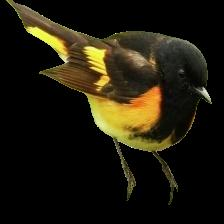
#> input picture Bird_dataset_OZ_1/AMERICAN REDSTART/1.jpg, 224 x 224 px, found by its file name
$ jupyter execute test_data.ipynb
#> lines starting #> are read from the running program, lines starting #| are printed output that depends on the picture; long printed decimals are rounded
[cell 1]
import cv2
import os
import numpy as np
from skimage import feature
from skimage import exposure
import matplotlib.pyplot as plt
import csv

[cell 2]
# Provide the path to the image
image_path = 'D:\\HCSDLDPT\\HCSDLDPT_birds_classification\\Bird_dataset_OZ_1\\OCELLATED TURKEY\\1.jpg'

[cell 3]
# Function to calculate the HSV histogram and display the feature vector
def hsv_histogram_feature_vector(image_path):
    # Load the image
    image = cv2.imread(image_path)
#> image is the input picture: shape (224, 224, 3); mean B, G, R 13.1, 26.7, 31.2

    # Check if image is loaded properly
    if image is None:
        print(f"Error: Unable to load image at {image_path}")
        return None

    # Convert the image from BGR to RGB then to HSV
    image_rgb = cv2.cvtColor(image, cv2.COLOR_BGR2RGB)
    image_hsv = cv2.cvtColor(image_rgb, cv2.COLOR_RGB2HSV)
#> image_hsv: shape (224, 224, 3); mean H, S, V 17.2, 72.6, 31.7

    # Define the number of bins for each channel
    h_bins = 8
    s_bins = 12
    v_bins = 3

    # Calculate the histogram for each channel
    hist_h = cv2.calcHist([image_hsv], [0], None, [h_bins], [0, 180])
#> hist_h = [36502, 8973, 1879, 107, 158, 2234, 179, 144]
    hist_s = cv2.calcHist([image_hsv], [1], None, [s_bins], [0, 256])
#> hist_s = [28490, 971, 1159, 1657, 1738, 1690, 1810, 1699, 1705, 2008, 748, 6501]
    hist_v = cv2.calcHist([image_hsv], [2], None, [v_bins], [0, 256])
#> hist_v = [42566, 4377, 3233]

    # Normalize the histograms
    hist_h = cv2.normalize(hist_h, hist_h).flatten()
#> hist_h = [0.968, 0.238, 0.0498, 0.00284, 0.00419, 0.0593, 0.00475, 0.00382]
    hist_s = cv2.normalize(hist_s, hist_s).flatten()
#> hist_s = [0.961, 0.0328, 0.0391, 0.0559, 0.0586, 0.057, 0.0611, 0.0573, 0.0575, 0.0677, 0.0252, 0.219]
    hist_v = cv2.normalize(hist_v, hist_v).flatten()
#> hist_v = [0.992, 0.102, 0.0753]

    # Concatenate the histograms into a single feature vector
    feature_vector = np.concatenate((hist_h, hist_s, hist_v))
#> feature_vector = 23 values, max 0.992 at index 20, min 0.00284 at index 3, mean 0.182

    # Print the feature vector
    print("Feature Vector (Length {}):".format(len(feature_vector)))
#| Feature Vector (Length 23):
    print(feature_vector)
#| [0.9681 0.238 0.04984  0.002838 0.004191 0.05925
#|  0.004748 0.003819 0.9612 0.03276 0.0391 0.0559
#|  0.05864 0.05702 0.06107 0.05732 0.05752 0.06775
#|  0.02524 0.2193 0.9919  0.102 0.07534]

    # Plot the histograms
    plt.figure(figsize=(12, 4))

    # Hue Histogram
    plt.subplot(1, 3, 1)
    plt.bar(range(h_bins), hist_h, color='r')
    plt.title('Hue Histogram')
    plt.xlim([0, h_bins - 1])

    # Saturation Histogram
    plt.subplot(1, 3, 2)
    plt.bar(range(s_bins), hist_s, color='g')
    plt.title('Saturation Histogram')
    plt.xlim([0, s_bins - 1])

    # Value Histogram
    plt.subplot(1, 3, 3)
    plt.bar(range(v_bins), hist_v, color='b')
    plt.title('Value Histogram')
    plt.xlim([0, v_bins - 1])

    plt.tight_layout()
    plt.show()
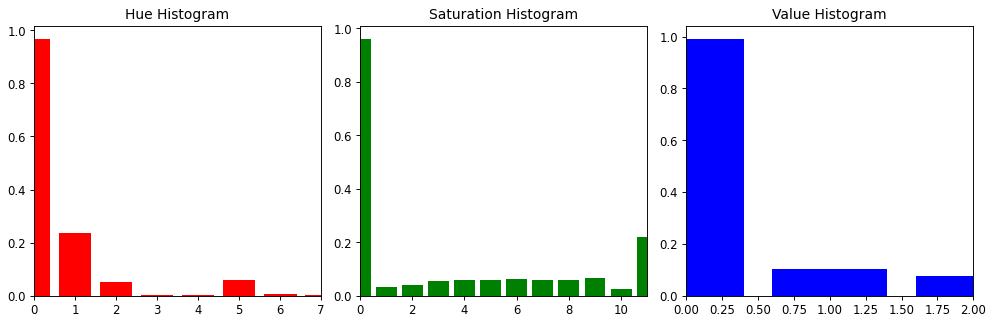
#> figure drawn by matplotlib, 3 panels; panel 1: tallest bar 0.968 high, from x = -0.4 to 0.4; panel 2: tallest bar 0.961 high, from x = -0.4 to 0.4; panel 3: tallest bar 0.992 high, from x = -0.4 to 0.4

    return feature_vector

# Generate and display the feature vector for the HSV histogram
feature_vector = hsv_histogram_feature_vector(image_path)

[cell 4]
def convert_image_rgb_to_gray(img_rgb, resize="no"):
    # Use OpenCV to convert the image from RGB to grayscale
#> called with resize = 'no'
    img_gray = cv2.cvtColor(img_rgb, cv2.COLOR_RGB2GRAY)
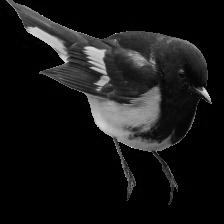
#> img_gray: shape (224, 224); min 0, max 245, mean 23.1
    # Resize if the resize option is not "no"
    if resize != "no":
        img_gray = cv2.resize(img_gray, (224, 224))
    return img_gray

def hog_feature(gray_img):
    # Calculate HOG features and return both features and HOG image
    hog_feats, hog_image = feature.hog(gray_img, orientations=9, pixels_per_cell=(8, 8),
                                       cells_per_block=(2, 2), transform_sqrt=True,
                                       block_norm="L2", visualize=True)
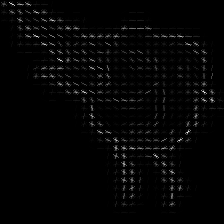
#> hog_image: shape (224, 224) float64; min 0, max 4.6, mean 0.0862; drawn with min black and max white
    return hog_feats, hog_image

img_rgb = cv2.imread(image_path)

# Check if image is loaded properly
if img_rgb is None:
    print("Error: Unable to load image")
else:
    # Convert the image to grayscale
    img_gray = convert_image_rgb_to_gray(img_rgb)

    # Calculate HOG features and get HOG visualization
    hog_features, hog_image = hog_feature(img_gray)

    # Display the original grayscale image and HOG image
    fig, (ax1, ax2) = plt.subplots(1, 2, figsize=(12, 6), sharex=True, sharey=True)

    ax1.axis('off')
    ax1.imshow(img_gray, cmap=plt.cm.gray)
    ax1.set_title('Grayscale Image')

    # Rescale histogram for better display
    hog_image_rescaled = exposure.rescale_intensity(hog_image, in_range=(0, 10))
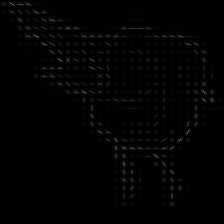
#> hog_image_rescaled: shape (224, 224) float64; min 0, max 0.46, mean 0.00862

    ax2.axis('off')
    ax2.imshow(hog_image_rescaled, cmap=plt.cm.gray)
    ax2.set_title('Histogram of Oriented Gradients')

    plt.show()

    # Print the HOG features
    print("HOG Feature Vector:", hog_features)
#> (printed output is left out)
    print("Length of HOG Feature Vector:", len(hog_features))
#| Length of HOG Feature Vector: 26244
